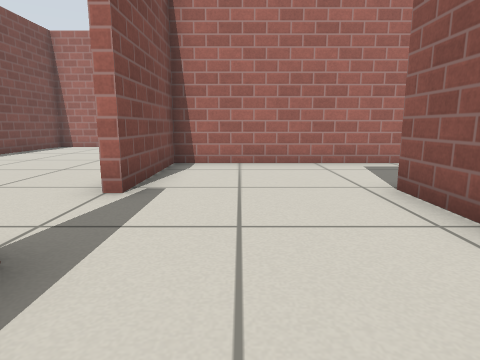
[1] (above)

24 first-person views from a walk through a world built for the Gazebo simulator. The camera is 0.5 m above the floor, tilts 10° down and sees 75° across. The floor is counted in squares, 0.5 m on a side. Each view is taken from the middle of a square. On the plan, view 1 faces up. The plan holds only what a view shows up to about 12 squares ahead; the rest is blank. The place goes on beyond the plan. Simple patterns stand in for the simulator's built-in surfaces.

[2]
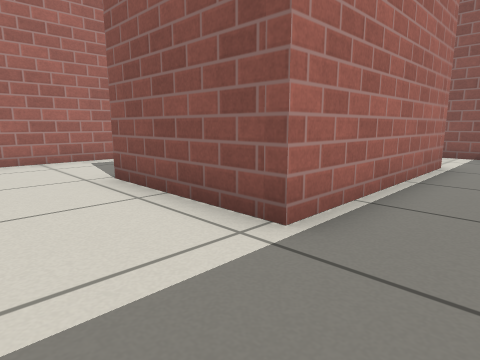

[3]
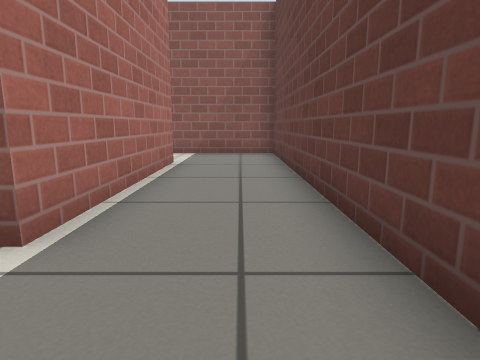

[4]
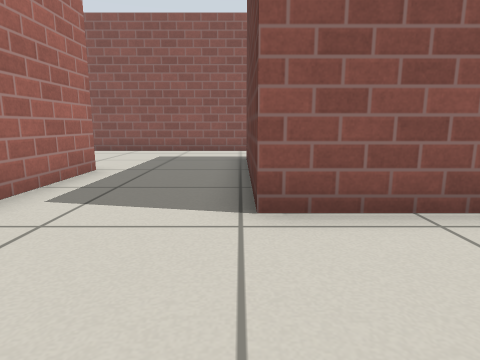

[5]
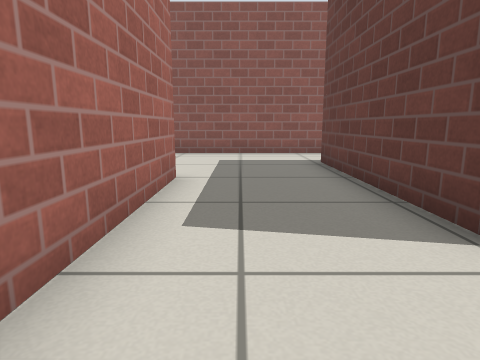

[6]
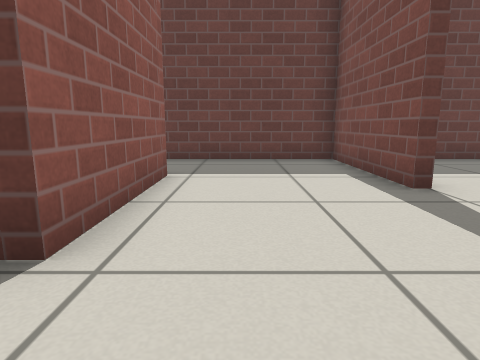

[7]
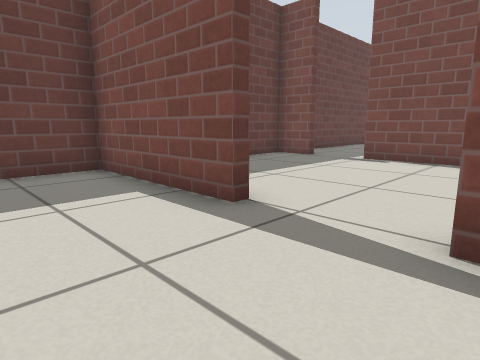

[8]
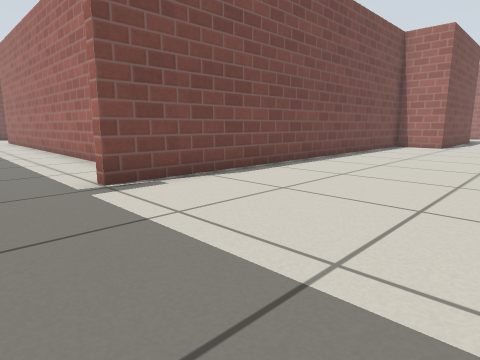

[9]
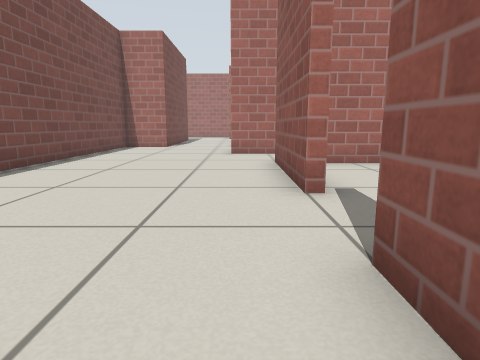

[10]
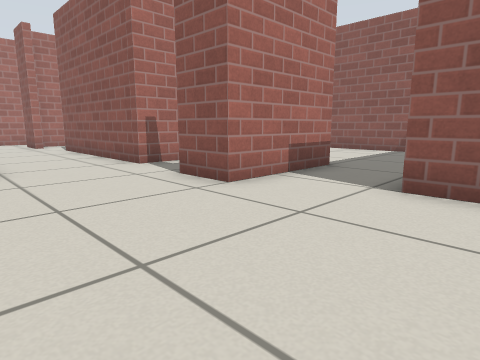

[11]
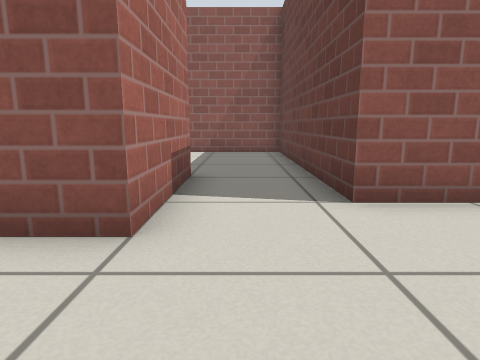

[12]
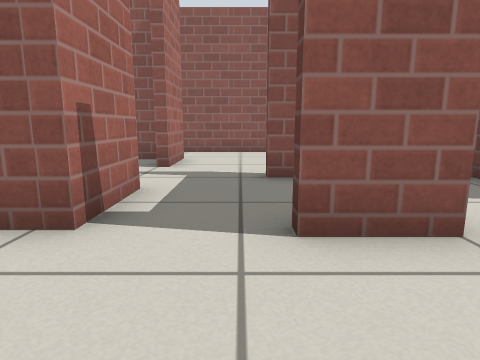

[13]
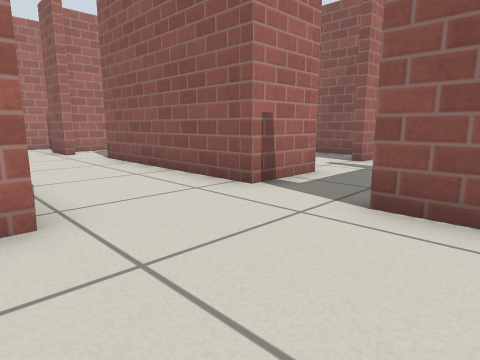

[14]
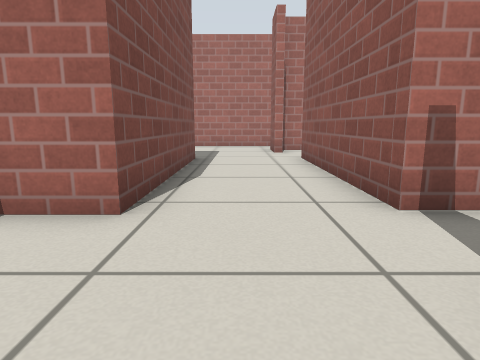

[15]
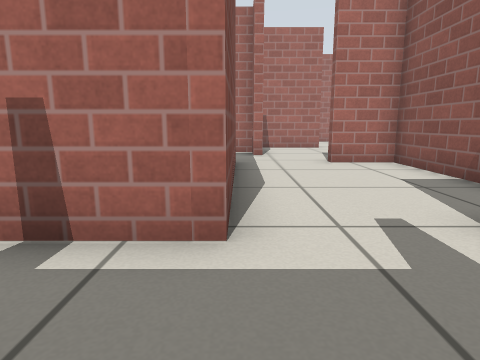

[16]
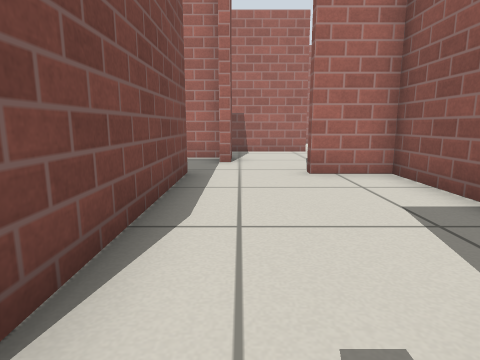

[17]
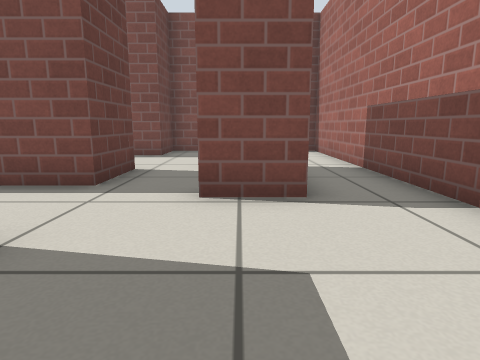

[18]
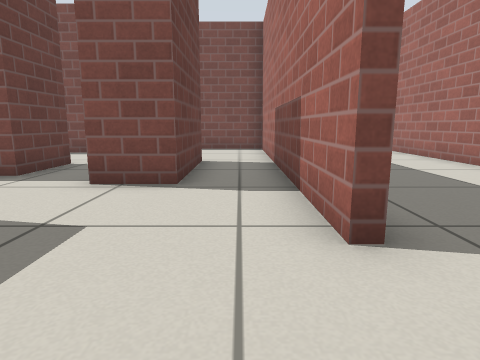

[19]
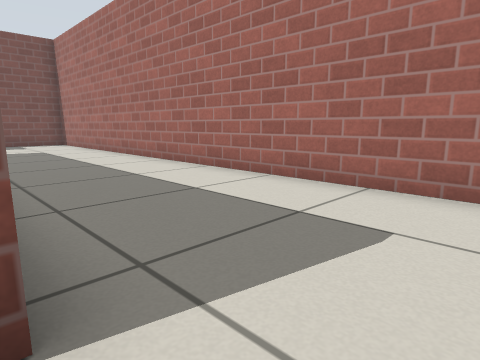

[20]
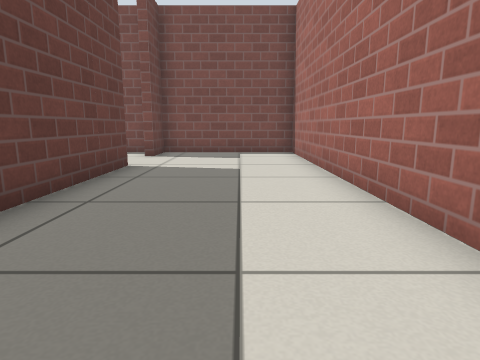

[21]
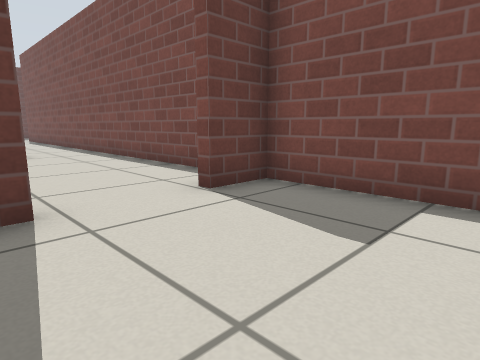

[22]
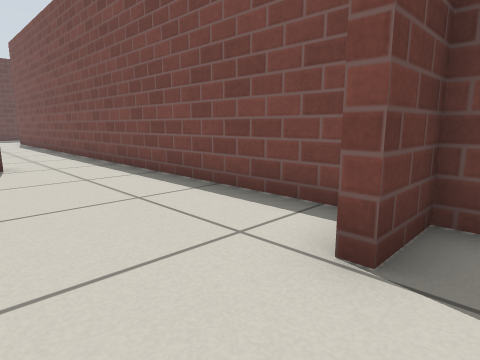

[23]
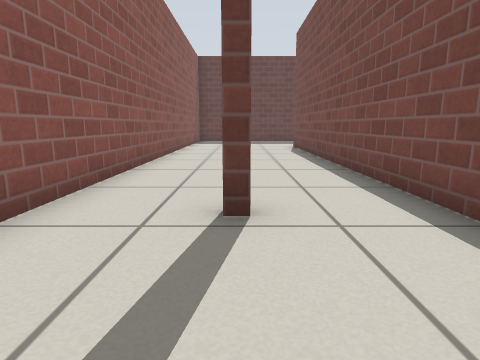

[24]
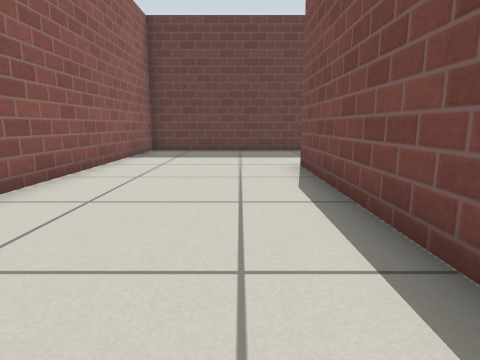

### Floor plan
Key: @ floor where view 1 was taken; # wall or solid block; . floor; T thing the floor can be seen under or through.
Columns run from 18 left of view 1 to 11 right of it. Each row starts with its distance up from view 1.
 31     ##################
 30     #..................
 29     #..................
 28     #..................
 27     #..................
 26     ##...############..
 25     #....  .............
 24     #....  ...####T....
 23     #....   ..####T....
 22     #...    ..... T...
 21     #.... #....TTT..##
 20     #.... ###..T #.. #
 19     #.... ###..###...#
 18     #.... ###..###...#
 17     #.... ###..###...#
 16     #.... ###..###...#
 15     #.... ###..###..##..#
 14     #.... ##............#
 13     #.... #.............#
 12     #.... #....#..#.....#
 11     #.... #....####.....#    #
 10     #.... #.............#  ..#
  9     #.... #.....#########....#
  8     #.... #.....#########....#
  7     #.... #.....#............#
  6     ..... #.....#............#
  5     ..... #.....#....######..#
  4     ..... #......... #       #
  3           #.........##
  2 ###########.....#...##
  1 .........##.....#...#######..#
  0      ...........#.@..........#
 -1         .##.....#............#
 -2           ####  ##############

Positions as (right, up) in squares from view 1, and headings:
1: (0, 0), facing up
2: (0, -1), facing up-right
3: (0, -1), facing right
4: (-1, 5), facing right
5: (0, 7), facing right
6: (1, 7), facing down
7: (1, 5), facing down-left
8: (-3, -1), facing up-left
9: (-3, 0), facing up
10: (-7, 7), facing up-right
11: (-6, 10), facing right
12: (-6, 13), facing right
13: (-7, 11), facing up-right
14: (-5, 11), facing up
15: (-1, 12), facing up
16: (0, 14), facing up
17: (4, 23), facing left
18: (5, 25), facing left
19: (4, 26), facing up-left
20: (-2, 29), facing left
21: (-9, 30), facing down-left
22: (-10, 27), facing down-left
23: (-11, 22), facing down
24: (-12, 15), facing down
